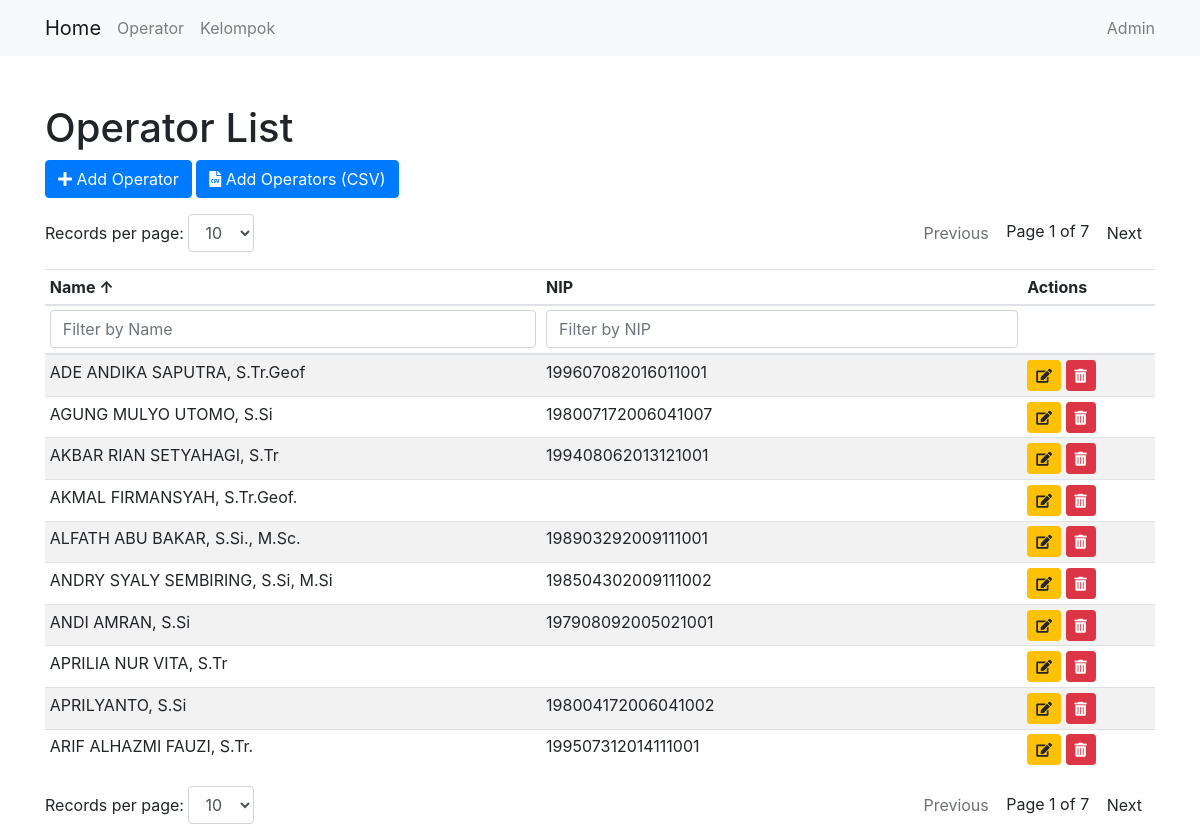
Page /core/operator/ on the earlier database version.
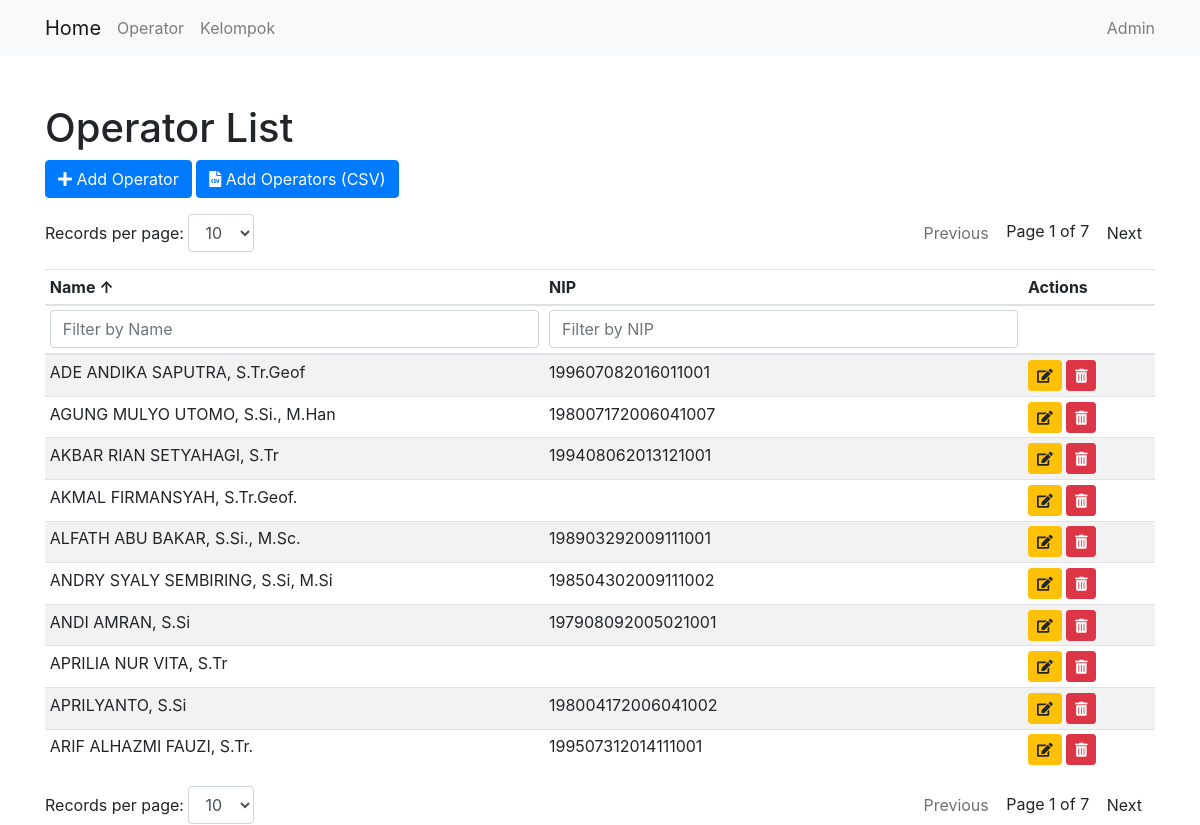
Same page on the later database version.
### core/models.py (models this page shows, shortened)
class Operator(models.Model):
    name = models.CharField(max_length=100)
    NIP = models.CharField(max_length=18)
    nickname = models.CharField(max_length=100, default='')

### core/views.py (the view)
# urls.py: path('operator/', OperatorListView.as_view(), name='operator_list'),
class OperatorListView(ListView):
    model = Operator
    template_name = 'core/operator_list.html'
    context_object_name = 'operator'

### core/templates/core/operator_list.html (shortened to what this page needs)
{% extends 'core/base.html' %}
{% block content %}
<h1 class="mt-5">Operator List</h1>
<a href="{% url 'core:operator_create' %}" class="btn btn-primary mb-3">
    <i class="fas fa-plus"></i> Add Operator
</a>
<a href="{% url 'core:operator_bulk_create' %}" class="btn btn-primary mb-3">
    <i class="fas fa-file-csv"></i> Add Operators (CSV)
</a>
<div class="d-flex justify-content-between mb-3">
    <div>
        <label for="recordsPerPageTop">Records per page:</label>
        <select id="recordsPerPageTop" class="form-control d-inline-block w-auto">
            <option value="10" selected>10</option>
        </select>
    </div>
    <div>
        <button id="prevPageTop" class="btn btn_light">Previous</button>
        <span id="pageInfoTop"></span>
        <button id="nextPageTop" class="btn btn_light">Next</button>
    </div>
</div>
<div class="table-responsive">
    <table class="table table-striped table-sm" id="operatorTable">
        <thead>
            <tr>
                <th onclick="sortTable(0)" style="cursor: pointer;">Name <span id="nameSortArrow">↑</span></th>
                <th onclick="sortTable(1)" style="cursor: pointer;">NIP </th>
                <th>Actions</th>
            </tr>
            <tr>
                <th><input type="text" id="nameFilter" onkeyup="filterTable(0)" placeholder="Filter by Name" class="form-control"></th>
                <th><input type="text" id="nipFilter" onkeyup="filterTable(1)" placeholder="Filter by NIP" class="form-control"></th>
                <th></th>
            </tr>
        </thead>
        <tbody id="operatorTableBody">
            {% for record in operator %}
            <tr>
                <td>{{ record.name }}</td>
                <td>{{ record.NIP }}</td>
                <td>
                    <a href="{% url 'core:operator_update' record.pk %}" class="btn btn-sm btn-warning" data-toggle="tooltip" title="Edit">
                        <i class="fas fa-edit"></i>
                    </a>
                    <form action="{% url 'core:operator_delete_direct' record.pk %}" method="post" style="display:inline;">
                        <button type="button" class="btn btn-sm btn-danger delete-button" data-toggle="tooltip" title="Delete">
                            <i class="fas fa-trash-alt"></i>
                        </button>
                    </form>
                </td>
            </tr>
            {% endfor %}
        </tbody>
    </table>
</div>
<div class="d-flex justify-content-between">
    <div>
        <label for="recordsPerPage">Records per page:</label>
        <select id="recordsPerPage" class="form-control d-inline-block w-auto">
            <option value="10" selected>10</option>
        </select>
    </div>
    <div>
        <button id="prevPage" class="btn btn_light">Previous</button>
        <span id="pageInfo"></span>
        <button id="nextPage" class="btn btn_light">Next</button>
    </div>
</div>
{% endblock %}

Differences in the rows shown:
changed Operator: name "AGUNG MULYO UTOMO, S.Si" → "AGUNG MULYO UTOMO, S.Si., M.Han"
